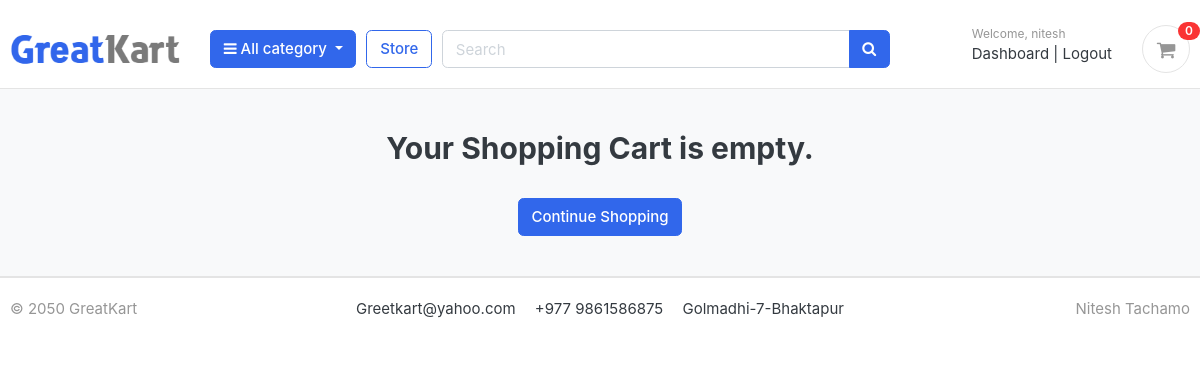
/cart/ (signed in), run on an earlier commit of the app's database.
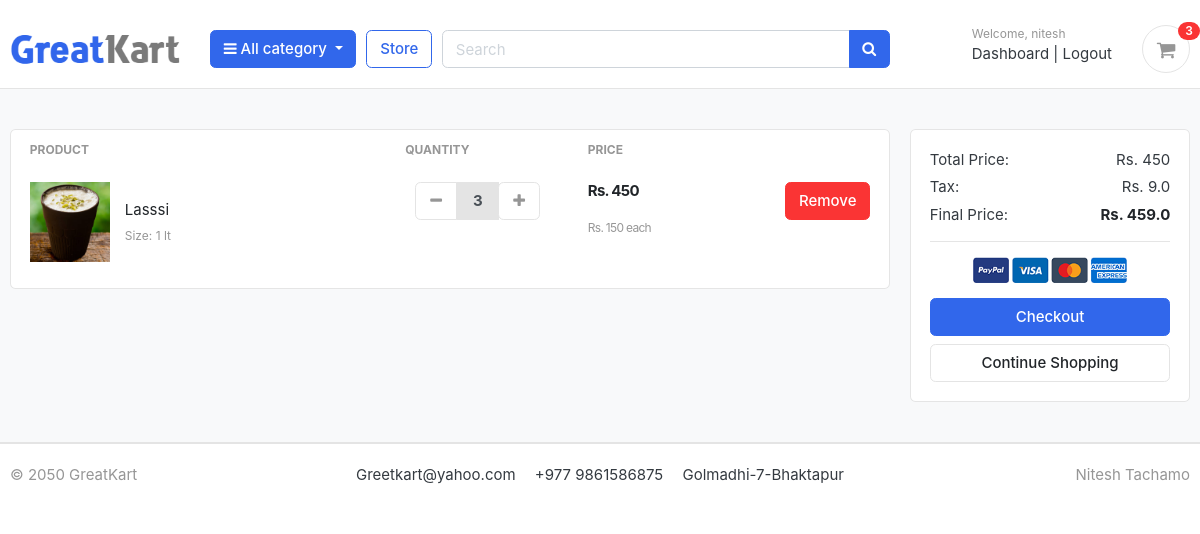
And on a later commit of the database.
### carts/models.py (models this page shows, shortened)
class CartItem(models.Model):
    user=models.ForeignKey(Account, on_delete=models.CASCADE, null=True)
    product = models.ForeignKey(Product, on_delete=models.CASCADE)
    variations = models.ManyToManyField(Variation, blank=True)  # Multiple variations can be added for the same product
    cart = models.ForeignKey(Cart, on_delete=models.CASCADE,null=True)
    quantity = models.IntegerField()
    is_active = models.BooleanField(default=True)
    def sub_total(self):
        size = 1
        size_variation = self.variations.filter(variation_category__iexact='size').first()
        if size_variation:
            try:
                size = int(size_variation.variation_value)
            except (ValueError, TypeError):
                size = 1  # fallback if not an integer
        return self.product.price * size * self.quantity
    @property
    def unit_price_with_size(self):
        size = 1
        size_variation = self.variations.filter(variation_category__iexact='size').first()
        if size_variation:
            try:
                size = int(size_variation.variation_value)
            except (ValueError, TypeError):
                size = 1
        return self.product.price * size

### store/models.py (models this page shows, shortened)
class Product(models.Model):
    product_name=models.CharField(max_length=200,unique=True)
    slug=models.SlugField(max_length=255,unique=True)
    description =models.TextField(max_length=500,blank=True)
    price=models.IntegerField()
    images=models.ImageField(upload_to='photos/products')
    stock=models.IntegerField()
    is_available=models.BooleanField(default=True)
    category =models.ForeignKey(Category,on_delete=models.CASCADE)
    created_date=models.DateTimeField(auto_now_add=True)
    modified_date=models.DateTimeField(auto_now=True)
    rating = models.FloatField(default=0.0)
    def get_url(self):
        return reverse('product_detail', args=[self.category.slug, self.slug])

class Variation(models.Model):
    product = models.ForeignKey(Product, on_delete=models.CASCADE)
    variation_category = models.CharField(
        max_length=100,
        choices=variation_category_choice,
        default='size'
    )
    variation_value = models.IntegerField()
    is_active = models.BooleanField(default=True)
    created_date = models.DateTimeField(auto_now=True)

### carts/views.py (the view)
# urls.py: path('cart/', include('carts.urls')),
def cart(request, total=0, quantity=0, cart_items=None):
    try:
        tax = 0
        grand_total = 0
        if request.user.is_authenticated:
            cart_items = CartItem.objects.filter(user=request.user,is_active=True)
        else:
            cart = Cart.objects.get(cart_id=_cart_id(request))
            cart_items = CartItem.objects.filter(cart=cart, is_active=True)
        for cart_item in cart_items:
            total += cart_item.sub_total()
            quantity += cart_item.quantity
        tax = (2 * total) / 100
        grand_total = total + tax
    except ObjectDoesNotExist:
        cart_items = []
    context = {
        'total': total,
        'quantity': quantity,
        'cart_items': cart_items,
        'tax': tax,
        'grand_total': grand_total,
    }
    return render(request, 'store/cart.html', context)

### carts/context_processors.py (called while the page is built)
def counter(request):
    cart_count=0
    if 'admin' in request.path:
        return{}
    else:
        try:
            cart=Cart.objects.filter(cart_id=_cart_id(request))
            if request.user.is_authenticated:
                cart_items=CartItem.objects.all().filter(user=request.user)
            else:
                cart_items=CartItem.objects.all().filter(cart=cart[:1])
            for cart_item in cart_items:
                cart_count += cart_item.quantity
        except Cart.DoesNotExist:
            cart_count=0
    return dict(cart_count=cart_count)

### carts/views.py (called while the page is built)
def _cart_id(request):
    cart = request.session.session_key
    if not cart:
        cart = request.session.create()
    return cart

### category/context_processors.py (called while the page is built)
def menu_links(request):
    links = Category.objects.all()
    return dict(links=links)

### category/models.py (called while the page is built)
    def get_url(self):
        return reverse('products_by_category', args=[self.slug])

### templates/store/cart.html (shortened to what the changed rows need)
{% extends 'base.html' %}
{% load static %}
{% block content %}
<section class="section-content padding-y bg">
  <div class="container">
    {% if not cart_items %}
      <h2 class="text-center">Your Shopping Cart is empty.</h2>
      <br />
      <div class="text-center">
        <a href="{% url 'store' %}" class="btn btn-primary">Continue Shopping</a>
      </div>
    {% else %}
      <div class="row">
        <aside class="col-lg-9">
          <div class="card">
            <table class="table table-borderless table-shopping-cart">
              <thead class="text-muted">
                <tr class="small text-uppercase">
                  <th scope="col">Product</th>
                  <th scope="col" width="120">Quantity</th>
                  <th scope="col" width="120">Price</th>
                  <th scope="col" class="text-right" width="200"></th>
                </tr>
              </thead>
              <tbody>
                {% for cart_item in cart_items %}
                <tr>
                  <td>
                    <figure class="itemside align-items-center">
                      <div class="aside">
                        <img
                          src="{{ cart_item.product.images.url }}"
                          class="img-sm"
                          style="height: 80px; width: 80px; object-fit: cover"
                        />
                      </div>
                      <figcaption class="info">
                        <a
                          href="{{ cart_item.product.get_url }}"
                          class="title text-dark"
                          >{{ cart_item.product.product_name }}</a
                        >
                        <p class="text-muted small">
                          {% for item in cart_item.variations.all %}
                            {{ item.variation_category|capfirst }}: {{ item.variation_value|capfirst }} lt<br />
                          {% endfor %}
                        </p>
                      </figcaption>
                    </figure>
                  </td>
                  <td>
                    <div class="col">
                      <div class="input-group input-spinner">
                        <div class="input-group-prepend">
                          <a
                            href="{% url 'remove_cart' cart_item.product.id cart_item.id %}"
                            class="btn btn-light"
                            type="button"
                          >
                            <i class="fa fa-minus"></i>
                          </a>
                        </div>
                        <input
                          type="text"
                          class="form-control"
                          value="{{ cart_item.quantity }}"
                          readonly
                        />
                        <div class="input-group-append">
                          <form
                            action="{% url 'add_cart' cart_item.product.id %}"
                            method="POST"
                          >
                            <button type="submit" class="btn btn-light">
                              <i class="fa fa-plus"></i>
                            </button>
                          </form>
                        </div>
                      </div>
                    </div>
                  </td>
                  <td>
                    <div class="price-wrap">
                      <var class="price">Rs. {{ cart_item.sub_total }}</var><br />
                      <small class="text-muted">Rs. {{ cart_item.unit_price_with_size }} each</small>
                    </div>
                  </td>
                  <td class="text-right">
                    <a
                      href="{% url 'remove_cart_item' cart_item.product.id cart_item.id %}"
                      onclick="return confirm('Are you sure you want to delete this ?')"
                      class="btn btn-danger"
                    >Remove</a>
                  </td>
                </tr>
                {% endfor %}
              </tbody>
            </table>
          </div>
        </aside>
        <aside class="col-lg-3">
          <div class="card">
            <div class="card-body">
              <dl class="dlist-align">
                <dt>Total Price:</dt>
                <dd class="text-right">Rs. {{ total }}</dd>
              </dl>
              <dl class="dlist-align">
                <dt>Tax:</dt>
                <dd class="text-right">Rs. {{ tax }}</dd>
              </dl>
              <dl class="dlist-align">
                <dt>Final Price:</dt>
                <dd class="text-right text-dark b">
                  <strong>Rs. {{ grand_total }}</strong>
                </dd>
              </dl>
              <hr />
              <p class="text-center mb-3">
                <img src="{% static 'images/misc/payments.png' %}" height="26" />
              </p>
              <a href="{% url 'checkout' %}" class="btn btn-primary btn-block">Checkout</a>
              <a href="{% url 'store' %}" class="btn btn-light btn-block">Continue Shopping</a>
            </div>
          </div>
        </aside>
      </div>
    {% endif %}
  </div>
</section>
{% endblock %}

### templates/includes/navbar.html (shortened to what this page needs)
{% load static %}
<header class="section-header">
    <section class="header-main border-bottom" style="margin-top: 10px;">
        <div class="container">
    <div class="row align-items-center">
        <div class="col-lg-2 col-md-3 col-6">
            <a href="/" class="brand-wrap">
                <img class="logo" src="{% static 'images/logo.png' %}">
            </a>
        </div>
        <div class="col-lg col-sm col-md col-6 flex-grow-0">
            <div class="category-wrap dropdown d-inline-block float-right">
                <button type="button" class="btn btn-primary dropdown-toggle" data-toggle="dropdown">
                    <i class="fa fa-bars"></i> All category
                </button>
            </div>
        </div>
        <a href="{% url 'store' %}" class="btn btn-outline-primary">Store</a>
        <div class="col-lg col-md-6 col-sm-12 col">
            <form action=" {% url "search" %}" class="search" method="GET">
                <div class="input-group w-100">
                    <input type="text" class="form-control" style="width:60%;" placeholder="Search" name="keyword">
                    <div class="input-group-append">
                      <button class="btn btn-primary" type="submit">
                        <i class="fa fa-search"></i>
                      </button>
                    </div>
                </div>
            </form>
        </div>
        <div class="col-lg-3 col-sm-6 col-8 order-2 order-lg-3">
            <div class="d-flex justify-content-end mb-3 mb-lg-0">
                {% if user.is_authenticated %}
                <div class="widget-header">
                    <small class="title text-muted">Welcome, {{ user.first_name }}</small>
                    <div>
                        <a href="{% url "dashboard" %}">Dashboard</a> <span class="dark-transp"> | </span>
                        <a href="{% url 'logout' %}">Logout</a>
                    </div>
                </div>
            {% endif %}
                <a href=" {% url "cart" %}" class="widget-header pl-3 ml-3">
                    <div class="icon icon-sm rounded-circle border"><i class="fa fa-shopping-cart"></i></div>
                    <span class="badge badge-pill badge-danger notify">{{ cart_count}}</span>
                </a>
            </div>
        </div>
    </div>
        </div>
    </section>
    </header>

What changed in the data, as far as the page shows it:
added CartItem: product.images (picture), product.product_name "Lasssi", quantity "3", sub_total "450", unit_price_with_size "150"
now on this page (row unchanged): Variation: variation_category "Size", variation_value "1"
Also different on the page:
{{ cart_count }}: "0" → "3"
{{ total }}: (not shown) → "450"
{{ tax }}: (not shown) → "9.0"
{{ grand_total }}: (not shown) → "459.0"
text no longer shown: "Your Shopping Cart is empty."
text now shown: "PRODUCT QUANTITY PRICE Total Price: Rs. Tax: Rs. Final Price: Rs. Checkout"
